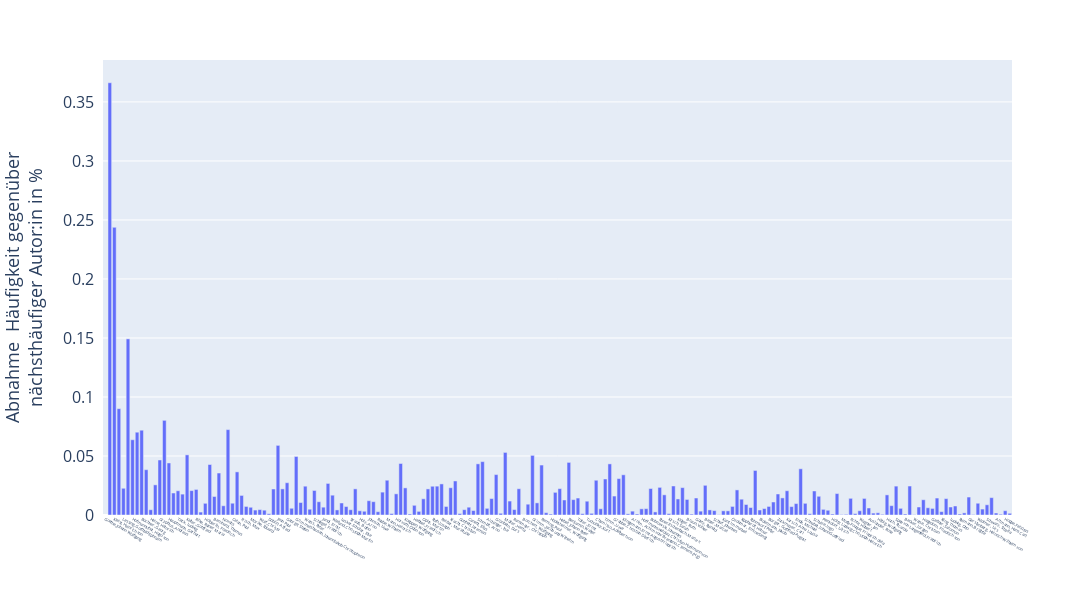

The cell this chart's notebook holds for it:
### Code cell
fig = px.bar(
    data_plot.head(200),
    y = 'decline',
    labels = {'Autor':'', 'decline':'Abnahme  Häufigkeit gegenüber<br>nächsthäufiger Autor:in in %'}
)
fig.update_layout(
    height=600, width = 1200,
    showlegend=False,
    xaxis=dict(tickfont=dict(size=4), titlefont=dict(size=18)),
    yaxis=dict(tickfont=dict(size=16), titlefont=dict(size=18), ticksuffix = "  "),
)
fig.show()

### Figure 1 — Plotly figure (JSON) as saved in the notebook; plotly's stock layout.template omitted (floating-point values rounded to 4 significant figures; data arrays with more than 128 entries replaced by an {"elided": "..."} marker saying what was removed)
{"data": [{"alignmentgroup": "True", "hovertemplate": "=%{x}<br>Abnahme  Häufigkeit gegenüber<br>nächsthäufiger Autor:in in %=%{y}<extra></extra>", "legendgroup": "", "marker": {"color": "#636efa", "pattern": {"shape": ""}}, "name": "", "offsetgroup": "", "orientation": "v", "showlegend": false, "textposition": "auto", "type": "bar", "x": {"elided": "200 str values"}, "xaxis": "x", "y": {"elided": "200 float values"}, "yaxis": "y"}], "layout": {"barmode": "relative", "height": 600, "legend": {"tracegroupgap": 0}, "margin": {"t": 60}, "showlegend": false, "width": 1200, "xaxis": {"anchor": "y", "domain": [0, 1], "tickfont": {"size": 4}, "title": {"font": {"size": 18}, "text": ""}}, "yaxis": {"anchor": "x", "domain": [0, 1], "tickfont": {"size": 16}, "ticksuffix": "  ", "title": {"font": {"size": 18}, "text": "Abnahme  Häufigkeit gegenüber<br>nächsthäufiger Autor:in in %"}}}}
